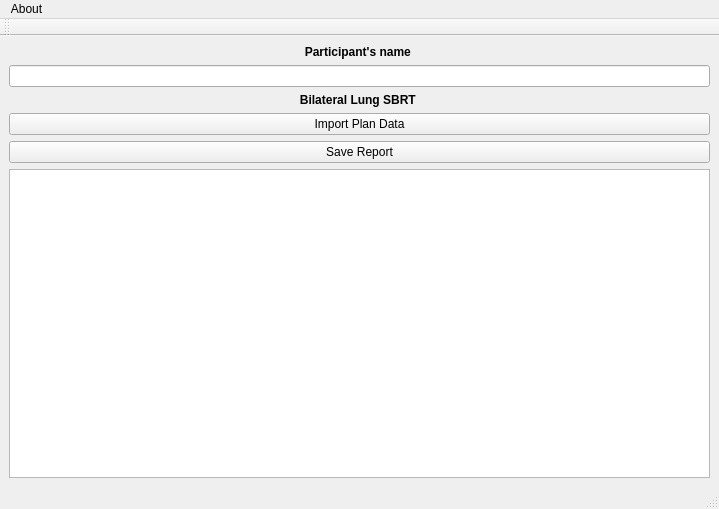
<?xml version="1.0" encoding="UTF-8"?>
<ui version="4.0">
 <class>MainWindow</class>
 <widget class="QMainWindow" name="MainWindow">
  <property name="geometry">
   <rect>
    <x>0</x>
    <y>0</y>
    <width>719</width>
    <height>509</height>
   </rect>
  </property>
  <property name="windowTitle">
   <string>PyPlanScoring</string>
  </property>
  <property name="windowIcon">
   <iconset resource="../pyplanscoring/qt_ui/icons.qrc">
    <normaloff>:/icons/app.png</normaloff>:/icons/app.png</iconset>
  </property>
  <widget class="QWidget" name="centralwidget">
   <layout class="QGridLayout" name="gridLayout">
    <item row="2" column="0">
     <widget class="QLineEdit" name="lineEdit"/>
    </item>
    <item row="5" column="0">
     <widget class="QPushButton" name="save_reports_button">
      <property name="toolTip">
       <string>&lt;html&gt;&lt;head/&gt;&lt;body&gt;&lt;p&gt;&lt;span style=&quot; font-weight:600;&quot;&gt;Save
                                constrains and evaluated scoring reports on *.xls file&lt;/span&gt;&lt;/p&gt;&lt;/body&gt;&lt;/html&gt;
                            </string>
      </property>
      <property name="text">
       <string>Save Report</string>
      </property>
      <property name="icon">
       <iconset resource="../pyplanscoring/qt_ui/icons.qrc">
        <normaloff>:/icons/export.png</normaloff>:/icons/export.png</iconset>
      </property>
     </widget>
    </item>
    <item row="1" column="0">
     <widget class="QLabel" name="label">
      <property name="text">
       <string>&lt;html&gt;&lt;head/&gt;&lt;body&gt;&lt;p align=&quot;center&quot;&gt;&lt;span
                                style=&quot; font-weight:600;&quot;&gt;Participant's name&lt;/span&gt;&lt;/p&gt;&lt;/body&gt;&lt;/html&gt;
                            </string>
      </property>
     </widget>
    </item>
    <item row="4" column="0">
     <widget class="QPushButton" name="import_button">
      <property name="toolTip">
       <string>&lt;html&gt;&lt;head/&gt;&lt;body&gt;&lt;p&gt;&lt;span style=&quot; font-weight:600;&quot;&gt;Import
                                plan data - set the folder containing RP,RS,RD dicom files&lt;/span&gt;&lt;/p&gt;&lt;/body&gt;&lt;/html&gt;
                            </string>
      </property>
      <property name="text">
       <string>Import Plan Data</string>
      </property>
      <property name="icon">
       <iconset resource="../pyplanscoring/qt_ui/icons.qrc">
        <normaloff>:/icons/import1.png</normaloff>:/icons/import1.png</iconset>
      </property>
     </widget>
    </item>
    <item row="3" column="0">
     <widget class="QLabel" name="label_2">
      <property name="text">
       <string>&lt;html&gt;&lt;head/&gt;&lt;body&gt;&lt;p align=&quot;center&quot;&gt;&lt;span style=&quot; font-weight:600;&quot;&gt;Bilateral Lung SBRT &lt;/span&gt;&lt;/p&gt;&lt;/body&gt;&lt;/html&gt;</string>
      </property>
     </widget>
    </item>
    <item row="6" column="0">
     <widget class="QTextBrowser" name="textBrowser"/>
    </item>
   </layout>
  </widget>
  <widget class="QMenuBar" name="menubar">
   <property name="geometry">
    <rect>
     <x>0</x>
     <y>0</y>
     <width>719</width>
     <height>26</height>
    </rect>
   </property>
   <widget class="QMenu" name="menuAbout">
    <property name="title">
     <string>About</string>
    </property>
    <addaction name="action_developer"/>
   </widget>
   <addaction name="menuAbout"/>
  </widget>
  <widget class="QStatusBar" name="statusbar"/>
  <widget class="QToolBar" name="toolBar">
   <property name="windowTitle">
    <string>toolBar</string>
   </property>
   <attribute name="toolBarArea">
    <enum>TopToolBarArea</enum>
   </attribute>
   <attribute name="toolBarBreak">
    <bool>false</bool>
   </attribute>
  </widget>
  <action name="action_developer">
   <property name="text">
    <string>Developer</string>
   </property>
  </action>
  <action name="actionDicom_Data">
   <property name="text">
    <string>Dicom Data</string>
   </property>
  </action>
 </widget>
 <resources>
  <include location="../pyplanscoring/qt_ui/icons.qrc"/>
 </resources>
 <connections/>
</ui>
